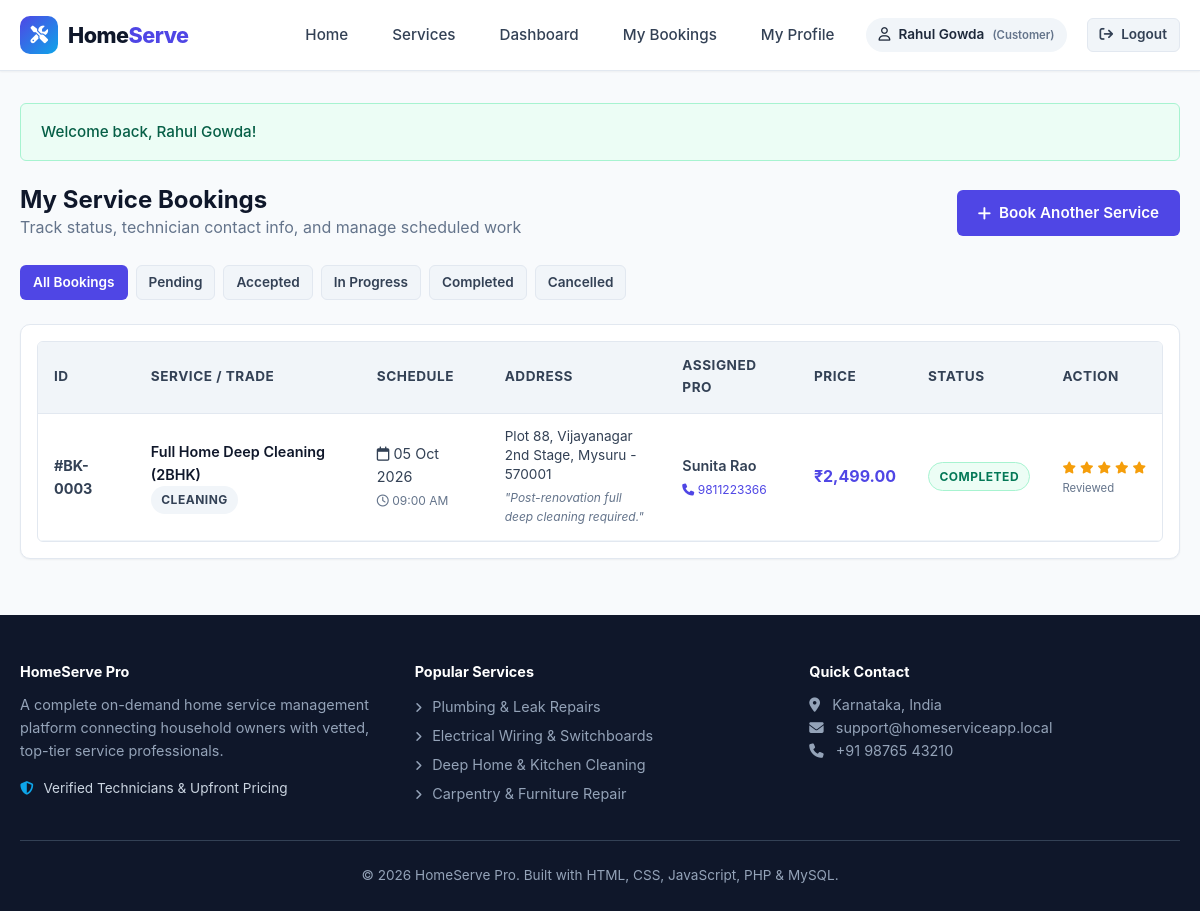
The page /customer/my-bookings.php (signed in) on the database its author committed.
### tables this page shows
CREATE TABLE `bookings` (
    `id` INT AUTO_INCREMENT PRIMARY KEY,
    `customer_id` INT NOT NULL,
    `service_id` INT NOT NULL,
    `provider_id` INT DEFAULT NULL,
    `booking_date` DATE NOT NULL,
    `booking_time` TIME NOT NULL,
    `service_address` TEXT NOT NULL,
    `city` VARCHAR(100) NOT NULL,
    `pincode` VARCHAR(20) NOT NULL,
    `special_notes` TEXT,
    `total_price` DECIMAL(10,2) NOT NULL,
    `status` ENUM('Pending', 'Accepted', 'In Progress', 'Completed', 'Cancelled') NOT NULL DEFAULT 'Pending',
    `admin_notes` TEXT,
    `created_at` TIMESTAMP DEFAULT CURRENT_TIMESTAMP,
    `updated_at` TIMESTAMP DEFAULT CURRENT_TIMESTAMP ON UPDATE CURRENT_TIMESTAMP,
    CONSTRAINT `fk_booking_customer` FOREIGN KEY (`customer_id`) 
        REFERENCES `users`(`id`) ON DELETE CASCADE,
    CONSTRAINT `fk_booking_service` FOREIGN KEY (`service_id`) 
        REFERENCES `services`(`id`) ON DELETE CASCADE,
    CONSTRAINT `fk_booking_provider` FOREIGN KEY (`provider_id`) 
        REFERENCES `providers`(`id`) ON DELETE SET NULL
);

CREATE TABLE `services` (
    `id` INT AUTO_INCREMENT PRIMARY KEY,
    `category_id` INT NOT NULL,
    `name` VARCHAR(150) NOT NULL,
    `description` TEXT,
    `price` DECIMAL(10,2) NOT NULL DEFAULT 0.00,
    `duration_mins` INT DEFAULT 60,
    `status` ENUM('active', 'inactive') DEFAULT 'active',
    `created_at` TIMESTAMP DEFAULT CURRENT_TIMESTAMP,
    CONSTRAINT `fk_services_category` FOREIGN KEY (`category_id`) 
        REFERENCES `service_categories`(`id`) ON DELETE CASCADE
);

CREATE TABLE `service_categories` (
    `id` INT AUTO_INCREMENT PRIMARY KEY,
    `name` VARCHAR(100) NOT NULL UNIQUE,
    `description` TEXT,
    `icon` VARCHAR(50) DEFAULT 'wrench',
    `created_at` TIMESTAMP DEFAULT CURRENT_TIMESTAMP
);

CREATE TABLE `users` (
    `id` INT AUTO_INCREMENT PRIMARY KEY,
    `name` VARCHAR(100) NOT NULL,
    `email` VARCHAR(150) NOT NULL UNIQUE,
    `password` VARCHAR(255) NOT NULL,
    `phone` VARCHAR(20) NOT NULL,
    `city` VARCHAR(100) NOT NULL,
    `pincode` VARCHAR(20) NOT NULL,
    `role` ENUM('customer', 'provider', 'admin') NOT NULL DEFAULT 'customer',
    `created_at` TIMESTAMP DEFAULT CURRENT_TIMESTAMP
);

CREATE TABLE `reviews` (
    `id` INT AUTO_INCREMENT PRIMARY KEY,
    `booking_id` INT NOT NULL UNIQUE,
    `customer_id` INT NOT NULL,
    `provider_id` INT DEFAULT NULL,
    `rating` TINYINT NOT NULL CHECK (`rating` BETWEEN 1 AND 5),
    `comment` TEXT NOT NULL,
    `created_at` TIMESTAMP DEFAULT CURRENT_TIMESTAMP,
    CONSTRAINT `fk_review_booking` FOREIGN KEY (`booking_id`) 
        REFERENCES `bookings`(`id`) ON DELETE CASCADE,
    CONSTRAINT `fk_review_customer` FOREIGN KEY (`customer_id`) 
        REFERENCES `users`(`id`) ON DELETE CASCADE,
    CONSTRAINT `fk_review_provider` FOREIGN KEY (`provider_id`) 
        REFERENCES `providers`(`id`) ON DELETE SET NULL
);

### customer/my-bookings.php (the view, shortened to what this page needs)
<?php
require_once __DIR__ . '/../config/db.php';
$pdo = getDB();
$userId = $_SESSION['user_id'];
$filterStatus = $_GET['status'] ?? 'all';
$query = "SELECT b.*, s.name as service_name, c.name as category_name,
                 u.name as provider_name, u.phone as provider_phone,
                 r.id as review_id, r.rating, r.comment as review_comment
          FROM bookings b
          JOIN services s ON b.service_id = s.id
          JOIN service_categories c ON s.category_id = c.id
          LEFT JOIN providers p ON b.provider_id = p.id
          LEFT JOIN users u ON p.user_id = u.id
          LEFT JOIN reviews r ON b.id = r.booking_id
          WHERE b.customer_id = ?";
$params = [$userId];
$query .= " ORDER BY b.created_at DESC";
$stmt = $pdo->prepare($query);
$stmt->execute($params);
$bookings = $stmt->fetchAll();
require_once __DIR__ . '/../includes/header.php';
?>
<div style="display: flex; justify-content: space-between; align-items: center; margin-bottom: 1.5rem; flex-wrap: wrap; gap: 1rem;">
    <div>
        <h2>My Service Bookings</h2>
        <p style="color: var(--gray-500);">Track status, technician contact info, and manage scheduled work</p>
    </div>
    <a href="services.php" class="btn btn-primary">
        <i class="fa-solid fa-plus"></i> Book Another Service
    </a>
</div>
<div style="display:flex; gap: 0.5rem; flex-wrap: wrap; margin-bottom: 1.5rem;">
    <?php
    $filters = ['all' => 'All Bookings', 'Pending' => 'Pending', 'Accepted' => 'Accepted', 'In Progress' => 'In Progress', 'Completed' => 'Completed', 'Cancelled' => 'Cancelled'];
    foreach ($filters as $key => $lbl):
        $isActive = ($filterStatus === $key);
        $cls = $isActive ? 'btn-primary' : 'btn-secondary';
    ?>
        <a href="my-bookings.php<?php echo $key !== 'all' ? '?status=' . urlencode($key) : ''; ?>" class="btn <?php echo $cls; ?> btn-sm">
            <?php echo $lbl; ?>
        </a>
    <?php endforeach; ?>
</div>
<div class="card" style="padding: 1rem;">
    <?php if (empty($bookings)): ?>
        <div style="text-align: center; padding: 3rem 1rem;">
            <i class="fa-regular fa-clipboard" style="font-size: 3rem; color: var(--gray-300); margin-bottom: 1rem;"></i>
            <h4>No bookings found in this filter</h4>
            <p style="color: var(--gray-500); margin-bottom: 1.5rem;">Ready to schedule a service visit?</p>
            <a href="services.php" class="btn btn-primary"><i class="fa-solid fa-plus"></i> Browse Services</a>
        </div>
    <?php else: ?>
        <div class="table-responsive">
            <table class="table">
                <thead>
                    <tr>
                        <th>ID</th>
                        <th>Service / Trade</th>
                        <th>Schedule</th>
                        <th>Address</th>
                        <th>Assigned Pro</th>
                        <th>Price</th>
                        <th>Status</th>
                        <th>Action</th>
                    </tr>
                </thead>
                <tbody>
                    <?php foreach ($bookings as $b): ?>
                        <tr>
                            <td><strong>#BK-<?php echo str_pad($b['id'], 4, '0', STR_PAD_LEFT); ?></strong></td>
                            <td>
                                <div style="font-weight: 600; color: var(--dark);"><?php echo htmlspecialchars($b['service_name']); ?></div>
                                <span class="badge badge-default" style="font-size: 0.75rem;"><?php echo htmlspecialchars($b['category_name']); ?></span>
                            </td>
                            <td>
                                <div><i class="fa-regular fa-calendar"></i> <?php echo date('d M Y', strtotime($b['booking_date'])); ?></div>
                                <small style="color: var(--gray-500);"><i class="fa-regular fa-clock"></i> <?php echo date('h:i A', strtotime($b['booking_time'])); ?></small>
                            </td>
                            <td style="max-width: 200px;">
                                <div style="font-size: 0.85rem; line-height: 1.4; color: var(--gray-700);">
                                    <?php echo htmlspecialchars($b['service_address']); ?>, <?php echo htmlspecialchars($b['city']); ?> - <?php echo htmlspecialchars($b['pincode']); ?>
                                </div>
                                <?php if (!empty($b['special_notes'])): ?>
                                    <small style="color: var(--gray-500); display: block; margin-top: 4px;">
                                        <em>"<?php echo htmlspecialchars($b['special_notes']); ?>"</em>
                                    </small>
                                <?php endif; ?>
                            </td>
                            <td>
                                <?php if (!empty($b['provider_name'])): ?>
                                    <div style="font-weight: 600;"><?php echo htmlspecialchars($b['provider_name']); ?></div>
                                    <small style="color: var(--primary);">
                                        <i class="fa-solid fa-phone"></i> <?php echo htmlspecialchars($b['provider_phone']); ?>
                                    </small>
                                <?php else: ?>
                                    <span style="color: var(--gray-500); font-style: italic; font-size: 0.85rem;">Pending assignment</span>
                                <?php endif; ?>
                            </td>
                            <td>
                                <strong style="color: var(--primary); font-size: 1rem;"><?php echo formatPrice($b['total_price']); ?></strong>
                            </td>
                            <td><?php echo getStatusBadge($b['status']); ?></td>
                            <td>
                                <?php if ($b['status'] === 'Pending'): ?>
                                    <div style="display:flex; flex-direction:column; gap:4px;">
                                        <a href="edit-booking.php?id=<?php echo $b['id']; ?>" class="btn btn-secondary btn-sm">
                                            <i class="fa-solid fa-pen-to-square"></i> Reschedule
                                        </a>
                                        <form method="POST" action="my-bookings.php" onsubmit="return confirmAction('Are you sure you want to cancel this booking?');">
                                            <input type="hidden" name="action" value="cancel">
                                            <input type="hidden" name="booking_id" value="<?php echo $b['id']; ?>">
                                            <button type="submit" class="btn btn-danger btn-sm" style="width:100%;">
                                                <i class="fa-solid fa-ban"></i> Cancel
                                            </button>
                                        </form>
                                    </div>
                                <?php elseif ($b['status'] === 'Completed'): ?>
                                    <?php if (!empty($b['review_id'])): ?>
                                        <div style="font-size: 0.85rem;">
                                            <div class="star-rating">
                                                <?php for($i = 1; $i <= 5; $i++): ?>
                                                    <i class="fa-solid fa-star" style="color: <?php echo $i <= $b['rating'] ? '#f59e0b' : '#cbd5e1'; ?>; font-size: 12px;"></i>
                                                <?php endfor; ?>
                                            </div>
                                            <small style="color: var(--gray-500); display: block;">Reviewed</small>
                                        </div>
                                    <?php else: ?>
                                        <a href="add-review.php?booking_id=<?php echo $b['id']; ?>" class="btn btn-warning btn-sm" style="color: #000 !important; background: #fbbf24; border-color: #f59e0b;">
                                            <i class="fa-solid fa-star"></i> Rate Pro
                                        </a>
                                    <?php endif; ?>
                                <?php else: ?>
                                    <span style="color: var(--gray-500); font-size: 0.85rem;">Active</span>
                                <?php endif; ?>
                            </td>
                        </tr>
                    <?php endforeach; ?>
                </tbody>
            </table>
        </div>
    <?php endif; ?>
</div>
<?php require_once __DIR__ . '/../includes/footer.php'; ?>

### config/db.php (shortened to what this page needs)
<?php
function displayFlash() {
    if (isset($_SESSION['flash'])) {
        $flash = $_SESSION['flash'];
        $colorClass = match($flash['type']) {
            'success' => 'alert-success',
            'danger'  => 'alert-danger',
            'warning' => 'alert-warning',
            default   => 'alert-info'
        };
        echo "<div class='alert {$colorClass}'>{$flash['message']}</div>";
    }
}
function formatPrice($amount) {
    return '₹' . number_format((float)$amount, 2);
}
function getStatusBadge($status) {
    $class = match($status) {
        'Pending'     => 'badge-pending',
        'Accepted'    => 'badge-accepted',
        'In Progress' => 'badge-progress',
        'Completed'   => 'badge-completed',
        'Cancelled'   => 'badge-cancelled',
        default       => 'badge-default'
    };
    return "<span class='badge {$class}'>" . htmlspecialchars($status) . "</span>";
}
?>

### assets/css/style.css (style rules this page uses)
:root { --primary: #4f46e5; --primary-hover: #4338ca; --primary-light: #eef2ff; --secondary: #0ea5e9; --dark: #0f172a; --gray-900: #1e293b; --gray-700: #334155; --gray-500: #64748b; --gray-300: #cbd5e1; --gray-200: #e2e8f0; --gray-100: #f1f5f9; --light: #f8fafc; --white: #ffffff; --success: #10b981; --success-bg: #ecfdf5; --warning: #f59e0b; --warning-bg: #fffbeb; --danger: #ef4444; --danger-bg: #fef2f2; --info: #3b82f6; --info-bg: #eff6ff; --radius-sm: 6px; --radius-md: 10px; --radius-lg: 16px; --shadow-sm: 0 1px 2px 0 rgba(0, 0, 0, 0.05); --shadow-md: 0 4px 6px -1px rgba(0, 0, 0, 0.1), 0 2px 4px -2px rgba(0, 0, 0, 0.1); --shadow-lg: 0 10px 15px -3px rgba(0, 0, 0, 0.1), 0 4px 6px -4px rgba(0, 0, 0, 0.1); --shadow-hover: 0 14px 20px -3px rgba(79, 70, 229, 0.15); --transition: all 0.25s cubic-bezier(0.4, 0, 0.2, 1); }
* { box-sizing: border-box; margin: 0; padding: 0; }
body { font-family: -apple-system, BlinkMacSystemFont, "Segoe UI", Roboto, Oxygen, Ubuntu, Cantarell, "Helvetica Neue", sans-serif; background-color: var(--light); color: var(--gray-700); line-height: 1.6; display: flex; flex-direction: column; min-height: 100vh; }
h1, h2, h3, h4, h5, h6 { color: var(--dark); font-weight: 700; line-height: 1.25; }
a { color: var(--primary); text-decoration: none; transition: var(--transition); }
.btn { display: inline-flex; align-items: center; justify-content: center; gap: 8px; padding: 0.6rem 1.25rem; font-size: 0.95rem; font-weight: 600; border-radius: var(--radius-sm); border: 1px solid transparent; cursor: pointer; transition: var(--transition); text-align: center; white-space: nowrap; }
.btn-primary { background-color: var(--primary); color: var(--white) !important; }
.btn-secondary { background-color: var(--gray-100); color: var(--gray-700); border-color: var(--gray-200); }
.btn-sm { padding: 0.35rem 0.75rem; font-size: 0.85rem; }
.card { background: var(--white); border-radius: var(--radius-md); border: 1px solid var(--gray-200); box-shadow: var(--shadow-sm); padding: 1.5rem; transition: var(--transition); }
.badge { display: inline-block; padding: 0.25rem 0.65rem; font-size: 0.75rem; font-weight: 700; border-radius: 999px; text-transform: uppercase; letter-spacing: 0.5px; }
.badge-completed { background-color: var(--success-bg); color: #047857; border: 1px solid #a7f3d0; }
.badge-default { background-color: var(--gray-100); color: var(--gray-700); }
.alert { padding: 1rem 1.25rem; border-radius: var(--radius-sm); margin-bottom: 1.5rem; font-weight: 500; font-size: 0.95rem; }
.alert-success { background: var(--success-bg); color: #065f46; border: 1px solid #a7f3d0; }
.table-responsive { width: 100%; overflow-x: auto; border-radius: var(--radius-sm); border: 1px solid var(--gray-200); background: var(--white); }
.table { width: 100%; border-collapse: collapse; text-align: left; }
.table th { background-color: var(--gray-100); padding: 0.85rem 1rem; font-size: 0.85rem; font-weight: 700; text-transform: uppercase; letter-spacing: 0.5px; color: var(--gray-700); border-bottom: 1px solid var(--gray-200); }
.table td { padding: 0.85rem 1rem; font-size: 0.9rem; border-bottom: 1px solid var(--gray-100); vertical-align: middle; }
.star-rating { display: inline-flex; gap: 4px; color: #f59e0b; font-size: 1.1rem; }

### rows shown on the page
bookings: id "0003", service.name "Full Home Deep Cleaning (2BHK)", service_categories.name "CLEANING", booking_date "05 Oct 2026", booking_time "09:00 AM", service_address "Plot 88, Vijayanagar 2nd Stage", city "Mysuru", pincode "570001", special_notes "Post-renovation full deep cleaning required.", users.name "Sunita Rao", users.phone "9811223366", total_price "₹2,499.00", status "COMPLETED", shows "Reviewed"

### other values the page prints
$currentUser['name'] "Rahul Gowda"
$role "Customer"
$flash['message'] "Welcome back, Rahul Gowda!"
$lbl "All Bookings"
$lbl "Pending"
$lbl "Accepted"
$lbl "In Progress"
$lbl "Completed"
$lbl "Cancelled"
